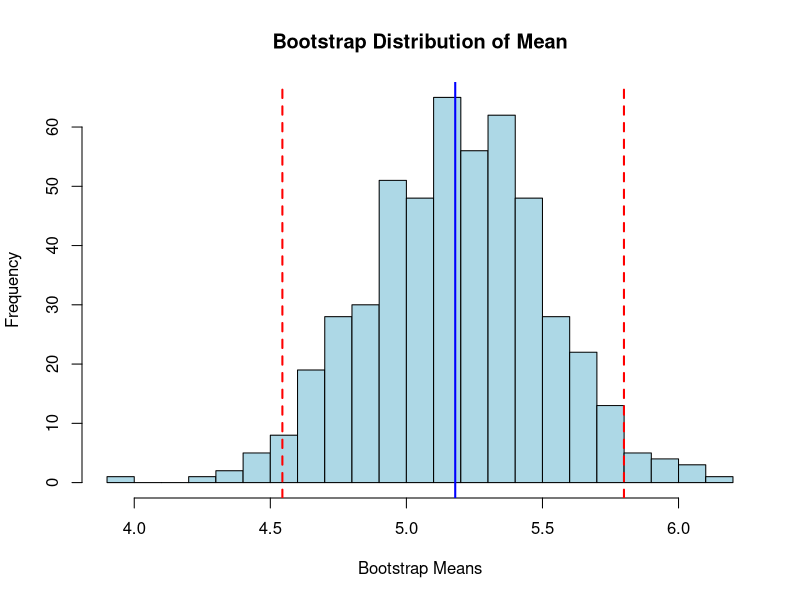

Recreate this plot in R.
## ---- chunk 1
knitr::opts_chunk$set(echo = TRUE)
## ---- chunk 2
set.seed(33)

mu <- 5
sigma <- 2
n <- 30

x <- rnorm(n, mean = mu, sd = sigma)
print(x)

## ---- chunk 3
boot_mean <- function(x, B) {
  n <- length(x)
  bootstrap_means <- numeric(B)  
  
  for (b in 1:B) {
    x_star <- sample(x, size = n, replace = TRUE)
    bootstrap_means[b] <- mean(x_star)
  }
  
  return(bootstrap_means)
}

## ---- chunk 4
B <- 500
bootstrap_means <- boot_mean(x, B)

head(bootstrap_means)

## ---- chunk 5
lower <- quantile(bootstrap_means, 0.025)
upper <- quantile(bootstrap_means, 0.975)

cat("95% bootstrap percentile CI for mu: [", lower, ",", upper, "]")

## ---- chunk 6
hist(bootstrap_means, breaks = 30, main="Bootstrap Distribution of Mean",
     xlab="Bootstrap Means", col="lightblue")
abline(v=c(lower, upper), col="red", lwd=2, lty=2)  # CI bounds
abline(v=mean(x), col="blue", lwd=2)  # original sample mean

